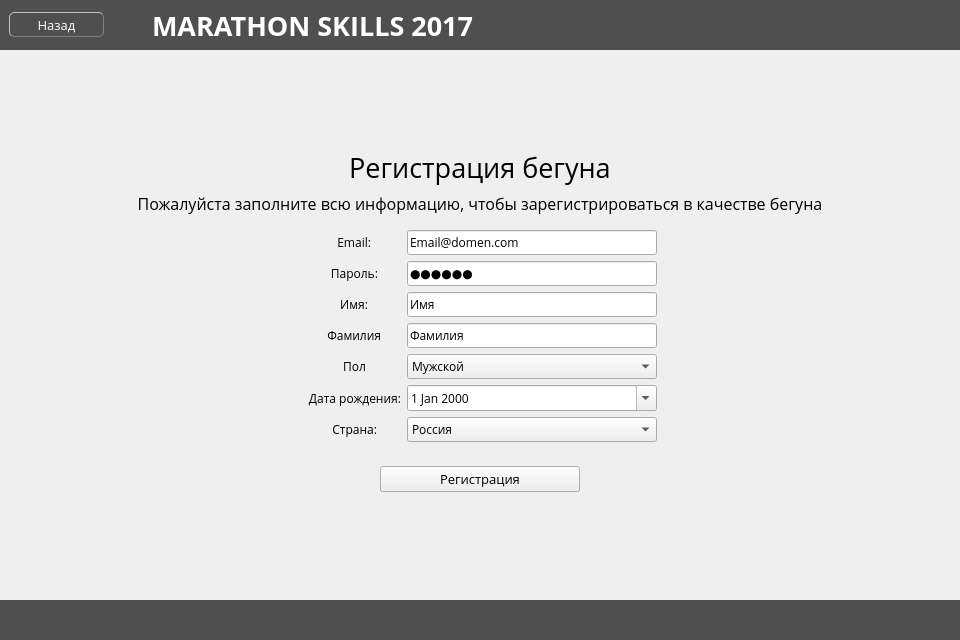
<?xml version="1.0" encoding="UTF-8"?>
<ui version="4.0">
 <class>RunnerCreate</class>
 <widget class="QWidget" name="RunnerCreate">
  <property name="geometry">
   <rect>
    <x>0</x>
    <y>0</y>
    <width>960</width>
    <height>640</height>
   </rect>
  </property>
  <property name="minimumSize">
   <size>
    <width>960</width>
    <height>640</height>
   </size>
  </property>
  <property name="windowTitle">
   <string>Marathon Skills 2017</string>
  </property>
  <layout class="QVBoxLayout" name="verticalLayout">
   <property name="spacing">
    <number>0</number>
   </property>
   <property name="leftMargin">
    <number>0</number>
   </property>
   <property name="topMargin">
    <number>0</number>
   </property>
   <property name="rightMargin">
    <number>0</number>
   </property>
   <property name="bottomMargin">
    <number>0</number>
   </property>
   <item>
    <widget class="QWidget" name="widget" native="true">
     <property name="minimumSize">
      <size>
       <width>0</width>
       <height>50</height>
      </size>
     </property>
     <property name="maximumSize">
      <size>
       <width>16777215</width>
       <height>50</height>
      </size>
     </property>
     <property name="layoutDirection">
      <enum>Qt::LeftToRight</enum>
     </property>
     <property name="styleSheet">
      <string notr="true">background-color: rgb(79, 79, 79);</string>
     </property>
     <layout class="QHBoxLayout" name="horizontalLayout_2">
      <item>
       <widget class="QPushButton" name="pushButton">
        <property name="minimumSize">
         <size>
          <width>95</width>
          <height>25</height>
         </size>
        </property>
        <property name="maximumSize">
         <size>
          <width>80</width>
          <height>25</height>
         </size>
        </property>
        <property name="font">
         <font>
          <family>Open Sans</family>
          <pointsize>10</pointsize>
         </font>
        </property>
        <property name="cursor">
         <cursorShape>PointingHandCursor</cursorShape>
        </property>
        <property name="styleSheet">
         <string notr="true">border-style: outset;
border-width: 1px;
border-radius: 5px;
border-color: beige;
min-width: 7em;
padding: 1px;
border-color: grey;
color: white;</string>
        </property>
        <property name="text">
         <string>Назад</string>
        </property>
       </widget>
      </item>
      <item>
       <widget class="QLabel" name="marathon_skills">
        <property name="minimumSize">
         <size>
          <width>0</width>
          <height>0</height>
         </size>
        </property>
        <property name="maximumSize">
         <size>
          <width>16777215</width>
          <height>50</height>
         </size>
        </property>
        <property name="font">
         <font>
          <family>Open Sans</family>
          <pointsize>20</pointsize>
          <weight>75</weight>
          <bold>true</bold>
         </font>
        </property>
        <property name="layoutDirection">
         <enum>Qt::RightToLeft</enum>
        </property>
        <property name="styleSheet">
         <string notr="true">color: white
</string>
        </property>
        <property name="text">
         <string>      MARATHON SKILLS 2017</string>
        </property>
        <property name="alignment">
         <set>Qt::AlignLeading|Qt::AlignLeft|Qt::AlignVCenter</set>
        </property>
       </widget>
      </item>
     </layout>
    </widget>
   </item>
   <item>
    <widget class="QWidget" name="widget_2" native="true">
     <layout class="QFormLayout" name="formLayout_3">
      <property name="labelAlignment">
       <set>Qt::AlignCenter</set>
      </property>
      <property name="formAlignment">
       <set>Qt::AlignCenter</set>
      </property>
      <item row="0" column="0" colspan="2">
       <widget class="QLabel" name="label_15">
        <property name="font">
         <font>
          <family>Open Sans</family>
          <pointsize>20</pointsize>
         </font>
        </property>
        <property name="text">
         <string>Регистрация бегуна</string>
        </property>
        <property name="alignment">
         <set>Qt::AlignCenter</set>
        </property>
       </widget>
      </item>
      <item row="1" column="0" colspan="2">
       <widget class="QLabel" name="label_16">
        <property name="font">
         <font>
          <family>Open Sans</family>
          <pointsize>12</pointsize>
         </font>
        </property>
        <property name="text">
         <string>Пожалуйста заполните всю информацию, чтобы зарегистрироваться в качестве бегуна</string>
        </property>
        <property name="alignment">
         <set>Qt::AlignCenter</set>
        </property>
       </widget>
      </item>
      <item row="2" column="0" colspan="2">
       <widget class="QWidget" name="widget_3" native="true">
        <layout class="QFormLayout" name="formLayout_2">
         <property name="labelAlignment">
          <set>Qt::AlignCenter</set>
         </property>
         <property name="formAlignment">
          <set>Qt::AlignCenter</set>
         </property>
         <item row="0" column="0">
          <widget class="QLabel" name="label_1">
           <property name="font">
            <font>
             <family>Open Sans</family>
            </font>
           </property>
           <property name="layoutDirection">
            <enum>Qt::RightToLeft</enum>
           </property>
           <property name="text">
            <string>Email:</string>
           </property>
           <property name="alignment">
            <set>Qt::AlignRight|Qt::AlignTrailing|Qt::AlignVCenter</set>
           </property>
           <property name="buddy">
            <cstring>email</cstring>
           </property>
          </widget>
         </item>
         <item row="0" column="1">
          <widget class="QLineEdit" name="email">
           <property name="maximumSize">
            <size>
             <width>250</width>
             <height>16777215</height>
            </size>
           </property>
           <property name="font">
            <font>
             <family>Open Sans</family>
            </font>
           </property>
           <property name="inputMethodHints">
            <set>Qt::ImhEmailCharactersOnly|Qt::ImhNoAutoUppercase|Qt::ImhNoPredictiveText|Qt::ImhSensitiveData</set>
           </property>
           <property name="text">
            <string>Email@domen.com</string>
           </property>
           <property name="maxLength">
            <number>25</number>
           </property>
          </widget>
         </item>
         <item row="1" column="0">
          <widget class="QLabel" name="label_2">
           <property name="font">
            <font>
             <family>Open Sans</family>
            </font>
           </property>
           <property name="layoutDirection">
            <enum>Qt::RightToLeft</enum>
           </property>
           <property name="text">
            <string>Пароль:</string>
           </property>
           <property name="alignment">
            <set>Qt::AlignRight|Qt::AlignTrailing|Qt::AlignVCenter</set>
           </property>
           <property name="buddy">
            <cstring>password</cstring>
           </property>
          </widget>
         </item>
         <item row="1" column="1">
          <widget class="QLineEdit" name="password">
           <property name="maximumSize">
            <size>
             <width>250</width>
             <height>16777215</height>
            </size>
           </property>
           <property name="font">
            <font>
             <family>Open Sans</family>
            </font>
           </property>
           <property name="text">
            <string>Пароль</string>
           </property>
           <property name="maxLength">
            <number>15</number>
           </property>
           <property name="echoMode">
            <enum>QLineEdit::Password</enum>
           </property>
          </widget>
         </item>
         <item row="2" column="0">
          <widget class="QLabel" name="label_3">
           <property name="font">
            <font>
             <family>Open Sans</family>
            </font>
           </property>
           <property name="layoutDirection">
            <enum>Qt::RightToLeft</enum>
           </property>
           <property name="text">
            <string>Имя:</string>
           </property>
           <property name="alignment">
            <set>Qt::AlignRight|Qt::AlignTrailing|Qt::AlignVCenter</set>
           </property>
           <property name="buddy">
            <cstring>name</cstring>
           </property>
          </widget>
         </item>
         <item row="2" column="1">
          <widget class="QLineEdit" name="name">
           <property name="maximumSize">
            <size>
             <width>250</width>
             <height>16777215</height>
            </size>
           </property>
           <property name="font">
            <font>
             <family>Open Sans</family>
            </font>
           </property>
           <property name="inputMethodHints">
            <set>Qt::ImhNoAutoUppercase|Qt::ImhNoPredictiveText|Qt::ImhSensitiveData</set>
           </property>
           <property name="text">
            <string>Имя</string>
           </property>
           <property name="maxLength">
            <number>25</number>
           </property>
          </widget>
         </item>
         <item row="3" column="0">
          <widget class="QLabel" name="label_4">
           <property name="font">
            <font>
             <family>Open Sans</family>
            </font>
           </property>
           <property name="layoutDirection">
            <enum>Qt::RightToLeft</enum>
           </property>
           <property name="text">
            <string>Фамилия</string>
           </property>
           <property name="alignment">
            <set>Qt::AlignRight|Qt::AlignTrailing|Qt::AlignVCenter</set>
           </property>
           <property name="buddy">
            <cstring>surname</cstring>
           </property>
          </widget>
         </item>
         <item row="3" column="1">
          <widget class="QLineEdit" name="surname">
           <property name="maximumSize">
            <size>
             <width>250</width>
             <height>16777215</height>
            </size>
           </property>
           <property name="font">
            <font>
             <family>Open Sans</family>
            </font>
           </property>
           <property name="inputMethodHints">
            <set>Qt::ImhNoAutoUppercase|Qt::ImhNoPredictiveText|Qt::ImhSensitiveData</set>
           </property>
           <property name="text">
            <string>Фамилия</string>
           </property>
           <property name="maxLength">
            <number>25</number>
           </property>
          </widget>
         </item>
         <item row="4" column="0">
          <widget class="QLabel" name="label_5">
           <property name="font">
            <font>
             <family>Open Sans</family>
            </font>
           </property>
           <property name="layoutDirection">
            <enum>Qt::RightToLeft</enum>
           </property>
           <property name="text">
            <string>Пол</string>
           </property>
           <property name="alignment">
            <set>Qt::AlignRight|Qt::AlignTrailing|Qt::AlignVCenter</set>
           </property>
           <property name="buddy">
            <cstring>gender</cstring>
           </property>
          </widget>
         </item>
         <item row="4" column="1">
          <widget class="QComboBox" name="gender">
           <property name="maximumSize">
            <size>
             <width>250</width>
             <height>16777215</height>
            </size>
           </property>
           <property name="font">
            <font>
             <family>Open Sans</family>
            </font>
           </property>
           <item>
            <property name="text">
             <string>Мужской</string>
            </property>
           </item>
           <item>
            <property name="text">
             <string>Женский</string>
            </property>
           </item>
          </widget>
         </item>
         <item row="5" column="0">
          <widget class="QLabel" name="label_6">
           <property name="font">
            <font>
             <family>Open Sans</family>
            </font>
           </property>
           <property name="layoutDirection">
            <enum>Qt::RightToLeft</enum>
           </property>
           <property name="text">
            <string>Дата рождения:</string>
           </property>
           <property name="alignment">
            <set>Qt::AlignRight|Qt::AlignTrailing|Qt::AlignVCenter</set>
           </property>
          </widget>
         </item>
         <item row="5" column="1">
          <widget class="QDateEdit" name="date">
           <property name="maximumSize">
            <size>
             <width>250</width>
             <height>16777215</height>
            </size>
           </property>
           <property name="font">
            <font>
             <family>Open Sans</family>
            </font>
           </property>
           <property name="calendarPopup">
            <bool>true</bool>
           </property>
          </widget>
         </item>
         <item row="6" column="0">
          <widget class="QLabel" name="label_7">
           <property name="font">
            <font>
             <family>Open Sans</family>
            </font>
           </property>
           <property name="layoutDirection">
            <enum>Qt::RightToLeft</enum>
           </property>
           <property name="text">
            <string>Страна:</string>
           </property>
           <property name="alignment">
            <set>Qt::AlignRight|Qt::AlignTrailing|Qt::AlignVCenter</set>
           </property>
          </widget>
         </item>
         <item row="6" column="1">
          <widget class="QComboBox" name="country">
           <property name="maximumSize">
            <size>
             <width>250</width>
             <height>16777215</height>
            </size>
           </property>
           <property name="font">
            <font>
             <family>Open Sans</family>
            </font>
           </property>
           <item>
            <property name="text">
             <string>Россия</string>
            </property>
           </item>
          </widget>
         </item>
        </layout>
       </widget>
      </item>
      <item row="3" column="0" colspan="2">
       <widget class="QWidget" name="widget_5" native="true">
        <layout class="QFormLayout" name="formLayout">
         <property name="labelAlignment">
          <set>Qt::AlignCenter</set>
         </property>
         <property name="formAlignment">
          <set>Qt::AlignCenter</set>
         </property>
         <item row="0" column="0">
          <widget class="QPushButton" name="pushButton_2">
           <property name="minimumSize">
            <size>
             <width>200</width>
             <height>0</height>
            </size>
           </property>
           <property name="font">
            <font>
             <family>Open Sans</family>
             <pointsize>10</pointsize>
            </font>
           </property>
           <property name="text">
            <string>Регистрация</string>
           </property>
          </widget>
         </item>
        </layout>
       </widget>
      </item>
     </layout>
    </widget>
   </item>
   <item>
    <widget class="QWidget" name="lower_pamel" native="true">
     <property name="minimumSize">
      <size>
       <width>960</width>
       <height>40</height>
      </size>
     </property>
     <property name="maximumSize">
      <size>
       <width>16777215</width>
       <height>40</height>
      </size>
     </property>
     <property name="sizeIncrement">
      <size>
       <width>1</width>
       <height>0</height>
      </size>
     </property>
     <property name="styleSheet">
      <string notr="true">background-color: rgb(79, 79, 79)</string>
     </property>
     <layout class="QHBoxLayout" name="horizontalLayout">
      <property name="spacing">
       <number>0</number>
      </property>
      <property name="leftMargin">
       <number>0</number>
      </property>
      <property name="topMargin">
       <number>0</number>
      </property>
      <property name="rightMargin">
       <number>10</number>
      </property>
      <property name="bottomMargin">
       <number>0</number>
      </property>
      <item>
       <widget class="QLabel" name="timerLabel">
        <property name="sizeIncrement">
         <size>
          <width>1</width>
          <height>0</height>
         </size>
        </property>
        <property name="font">
         <font>
          <family>Open Sans</family>
          <pointsize>13</pointsize>
         </font>
        </property>
        <property name="styleSheet">
         <string notr="true">color: white</string>
        </property>
        <property name="text">
         <string/>
        </property>
        <property name="scaledContents">
         <bool>false</bool>
        </property>
        <property name="alignment">
         <set>Qt::AlignCenter</set>
        </property>
       </widget>
      </item>
     </layout>
    </widget>
   </item>
  </layout>
 </widget>
 <resources/>
 <connections/>
</ui>
